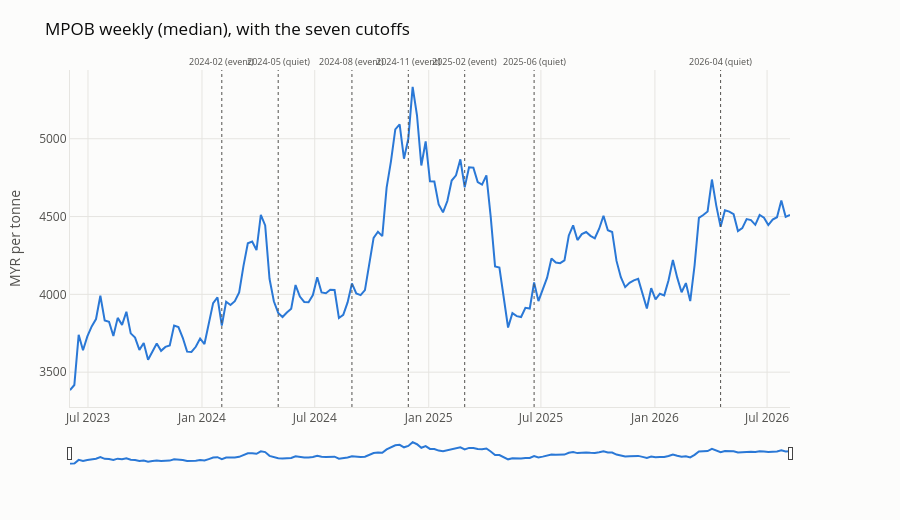

Notebook cell for this chart:
### Code cell
plot_price_history(
    svc.get_series(MPOB_WEEKLY_SERIES_ID, as_of=as_of),
    cutoffs=DEFAULT_CUTOFFS,
    start="2023-06-01",
    title="MPOB weekly (median), with the seven cutoffs",
    units="MYR per tonne",
    currency="RM",
    show_blackouts=False,
)

### Figure 1 — Plotly figure (JSON) as saved in the notebook; plotly's stock layout.template omitted (floating-point values rounded to 4 significant figures; data arrays with more than 128 entries replaced by an {"elided": "..."} marker saying what was removed)
{"data": [{"hovertemplate": "%{x|%d %b %Y}<br><b>RM%{y:,.0f}</b>/tonne<extra></extra>", "line": {"color": "#2a78d6", "width": 2}, "mode": "lines", "name": "Palm oil", "type": "scatter", "x": {"elided": "167 str values"}, "y": {"elided": "167 float values"}}], "layout": {"annotations": [{"font": {"size": 9}, "showarrow": false, "text": "2024-02 (event)", "x": "2024-02-02", "xanchor": "center", "xref": "x", "y": 1, "yanchor": "bottom", "yref": "y domain"}, {"font": {"size": 9}, "showarrow": false, "text": "2024-05 (quiet)", "x": "2024-05-03", "xanchor": "center", "xref": "x", "y": 1, "yanchor": "bottom", "yref": "y domain"}, {"font": {"size": 9}, "showarrow": false, "text": "2024-08 (event)", "x": "2024-08-30", "xanchor": "center", "xref": "x", "y": 1, "yanchor": "bottom", "yref": "y domain"}, {"font": {"size": 9}, "showarrow": false, "text": "2024-11 (event)", "x": "2024-11-29", "xanchor": "center", "xref": "x", "y": 1, "yanchor": "bottom", "yref": "y domain"}, {"font": {"size": 9}, "showarrow": false, "text": "2025-02 (event)", "x": "2025-02-28", "xanchor": "center", "xref": "x", "y": 1, "yanchor": "bottom", "yref": "y domain"}, {"font": {"size": 9}, "showarrow": false, "text": "2025-06 (quiet)", "x": "2025-06-20", "xanchor": "center", "xref": "x", "y": 1, "yanchor": "bottom", "yref": "y domain"}, {"font": {"size": 9}, "showarrow": false, "text": "2026-04 (quiet)", "x": "2026-04-17", "xanchor": "center", "xref": "x", "y": 1, "yanchor": "bottom", "yref": "y domain"}], "font": {"color": "#52514e", "size": 12}, "height": 520, "hovermode": "x unified", "legend": {"orientation": "h", "x": 0, "xanchor": "left", "y": 1.02, "yanchor": "bottom"}, "margin": {"b": 55, "l": 70, "r": 110, "t": 70}, "paper_bgcolor": "#fcfcfb", "plot_bgcolor": "#fcfcfb", "shapes": [{"line": {"color": "#52514e", "dash": "dot", "width": 1}, "type": "line", "x0": "2024-02-02", "x1": "2024-02-02", "xref": "x", "y0": 0, "y1": 1, "yref": "y domain"}, {"line": {"color": "#52514e", "dash": "dot", "width": 1}, "type": "line", "x0": "2024-05-03", "x1": "2024-05-03", "xref": "x", "y0": 0, "y1": 1, "yref": "y domain"}, {"line": {"color": "#52514e", "dash": "dot", "width": 1}, "type": "line", "x0": "2024-08-30", "x1": "2024-08-30", "xref": "x", "y0": 0, "y1": 1, "yref": "y domain"}, {"line": {"color": "#52514e", "dash": "dot", "width": 1}, "type": "line", "x0": "2024-11-29", "x1": "2024-11-29", "xref": "x", "y0": 0, "y1": 1, "yref": "y domain"}, {"line": {"color": "#52514e", "dash": "dot", "width": 1}, "type": "line", "x0": "2025-02-28", "x1": "2025-02-28", "xref": "x", "y0": 0, "y1": 1, "yref": "y domain"}, {"line": {"color": "#52514e", "dash": "dot", "width": 1}, "type": "line", "x0": "2025-06-20", "x1": "2025-06-20", "xref": "x", "y0": 0, "y1": 1, "yref": "y domain"}, {"line": {"color": "#52514e", "dash": "dot", "width": 1}, "type": "line", "x0": "2026-04-17", "x1": "2026-04-17", "xref": "x", "y0": 0, "y1": 1, "yref": "y domain"}], "title": {"font": {"color": "#0b0b0b", "size": 17}, "text": "MPOB weekly (median), with the seven cutoffs"}, "xaxis": {"gridcolor": "#e6e5e1", "linecolor": "#e6e5e1", "rangeslider": {"thickness": 0.06, "visible": true}, "showspikes": false, "zeroline": false}, "yaxis": {"gridcolor": "#e6e5e1", "linecolor": "#e6e5e1", "showspikes": false, "title": {"text": "MYR per tonne"}, "zeroline": false}}}
